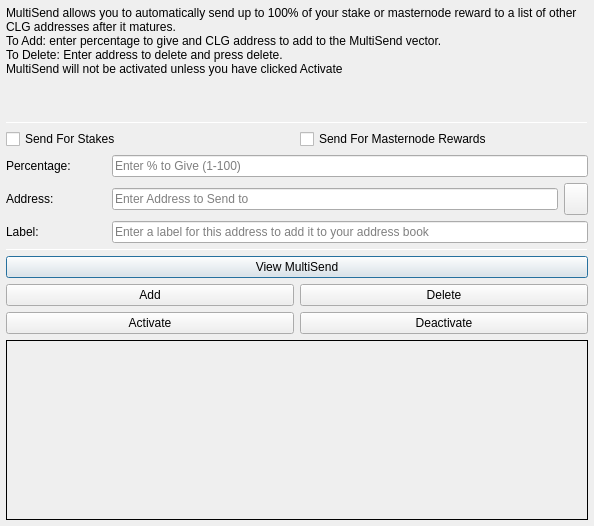
<?xml version="1.0" encoding="UTF-8"?>
<ui version="4.0">
 <class>MultiSendDialog</class>
 <widget class="QDialog" name="MultiSendDialog">
  <property name="windowModality">
   <enum>Qt::NonModal</enum>
  </property>
  <property name="geometry">
   <rect>
    <x>0</x>
    <y>0</y>
    <width>594</width>
    <height>526</height>
   </rect>
  </property>
  <property name="windowTitle">
   <string>MultiSend</string>
  </property>
  <layout class="QVBoxLayout" name="verticalLayout" stretch="0">
   <property name="leftMargin">
    <number>6</number>
   </property>
   <property name="topMargin">
    <number>6</number>
   </property>
   <property name="rightMargin">
    <number>6</number>
   </property>
   <property name="bottomMargin">
    <number>6</number>
   </property>
   <item>
    <layout class="QVBoxLayout" name="verticalLayout_Main" stretch="1,1,1,0,1,1,1">
     <item>
      <widget class="QLabel" name="label_2">
       <property name="lineWidth">
        <number>1</number>
       </property>
       <property name="text">
        <string>MultiSend allows you to automatically send up to 100% of your stake or masternode reward to a list of other CLG addresses after it matures.
To Add: enter percentage to give and CLG address to add to the MultiSend vector.
To Delete: Enter address to delete and press delete.
MultiSend will not be activated unless you have clicked Activate</string>
       </property>
       <property name="alignment">
        <set>Qt::AlignLeading|Qt::AlignLeft|Qt::AlignTop</set>
       </property>
       <property name="wordWrap">
        <bool>true</bool>
       </property>
      </widget>
     </item>
     <item>
      <widget class="Line" name="line">
       <property name="minimumSize">
        <size>
         <width>0</width>
         <height>1</height>
        </size>
       </property>
       <property name="maximumSize">
        <size>
         <width>16777215</width>
         <height>1</height>
        </size>
       </property>
       <property name="orientation">
        <enum>Qt::Horizontal</enum>
       </property>
      </widget>
     </item>
     <item>
      <layout class="QVBoxLayout" name="verticalLayout_Settings">
       <item>
        <layout class="QHBoxLayout" name="horizontalLayout">
         <item>
          <widget class="QCheckBox" name="multiSendStakeCheckBox">
           <property name="text">
            <string>Send For Stakes</string>
           </property>
          </widget>
         </item>
         <item>
          <widget class="QCheckBox" name="multiSendMasternodeCheckBox">
           <property name="text">
            <string>Send For Masternode Rewards</string>
           </property>
          </widget>
         </item>
        </layout>
       </item>
       <item>
        <layout class="QHBoxLayout" name="horizontalLayout_6">
         <item>
          <widget class="QLabel" name="label">
           <property name="minimumSize">
            <size>
             <width>100</width>
             <height>0</height>
            </size>
           </property>
           <property name="toolTip">
            <string>Percentage of stake to send</string>
           </property>
           <property name="text">
            <string>Percentage:</string>
           </property>
          </widget>
         </item>
         <item>
          <widget class="QLineEdit" name="multiSendPercentEdit">
           <property name="toolTip">
            <string>Enter whole numbers 1 - 100</string>
           </property>
           <property name="placeholderText">
            <string>Enter % to Give (1-100)</string>
           </property>
          </widget>
         </item>
        </layout>
       </item>
       <item>
        <layout class="QHBoxLayout" name="horizontalLayout_7">
         <item>
          <widget class="QLabel" name="label_5">
           <property name="minimumSize">
            <size>
             <width>100</width>
             <height>0</height>
            </size>
           </property>
           <property name="toolTip">
            <string>Address to send portion of stake to</string>
           </property>
           <property name="text">
            <string>Address:</string>
           </property>
          </widget>
         </item>
         <item>
          <widget class="QLineEdit" name="multiSendAddressEdit">
           <property name="toolTip">
            <string/>
           </property>
           <property name="placeholderText">
            <string>Enter Address to Send to</string>
           </property>
          </widget>
         </item>
         <item>
          <widget class="QToolButton" name="addressBookButton">
           <property name="maximumSize">
            <size>
             <width>16777215</width>
             <height>32</height>
            </size>
           </property>
           <property name="toolTip">
            <string>Choose an address from the address book</string>
           </property>
           <property name="text">
            <string/>
           </property>
           <property name="icon">
            <iconset resource="../collegicoin.qrc">
             <normaloff>:/icons/address-book</normaloff>:/icons/address-book</iconset>
           </property>
           <property name="shortcut">
            <string>Alt+A</string>
           </property>
          </widget>
         </item>
        </layout>
       </item>
      </layout>
     </item>
     <item>
      <layout class="QHBoxLayout" name="horizontalLayout_3">
       <item>
        <widget class="QLabel" name="label_3">
         <property name="minimumSize">
          <size>
           <width>100</width>
           <height>0</height>
          </size>
         </property>
         <property name="text">
          <string>Label:</string>
         </property>
        </widget>
       </item>
       <item>
        <widget class="QLineEdit" name="labelAddressLabelEdit">
         <property name="placeholderText">
          <string>Enter a label for this address to add it to your address book</string>
         </property>
        </widget>
       </item>
      </layout>
     </item>
     <item>
      <widget class="Line" name="line_2">
       <property name="minimumSize">
        <size>
         <width>0</width>
         <height>1</height>
        </size>
       </property>
       <property name="maximumSize">
        <size>
         <width>16777215</width>
         <height>1</height>
        </size>
       </property>
       <property name="orientation">
        <enum>Qt::Horizontal</enum>
       </property>
      </widget>
     </item>
     <item>
      <layout class="QVBoxLayout" name="verticalLayout_Buttons">
       <item>
        <layout class="QHBoxLayout" name="horizontalLayout_4">
         <item>
          <widget class="QPushButton" name="viewButton">
           <property name="toolTip">
            <string/>
           </property>
           <property name="statusTip">
            <string>View MultiSend Vector</string>
           </property>
           <property name="text">
            <string>View MultiSend</string>
           </property>
          </widget>
         </item>
        </layout>
       </item>
       <item>
        <layout class="QHBoxLayout" name="horizontalLayout_2">
         <item>
          <widget class="QPushButton" name="addButton">
           <property name="toolTip">
            <string/>
           </property>
           <property name="statusTip">
            <string>Add to MultiSend Vector</string>
           </property>
           <property name="text">
            <string>Add</string>
           </property>
          </widget>
         </item>
         <item>
          <widget class="QPushButton" name="deleteButton">
           <property name="toolTip">
            <string/>
           </property>
           <property name="statusTip">
            <string>Delete Address From MultiSend Vector</string>
           </property>
           <property name="text">
            <string>Delete</string>
           </property>
          </widget>
         </item>
        </layout>
       </item>
       <item>
        <layout class="QHBoxLayout" name="horizontalLayout_5">
         <item>
          <widget class="QPushButton" name="activateButton">
           <property name="statusTip">
            <string>Activate MultiSend</string>
           </property>
           <property name="text">
            <string>Activate</string>
           </property>
          </widget>
         </item>
         <item>
          <widget class="QPushButton" name="disableButton">
           <property name="statusTip">
            <string>Deactivate MultiSend</string>
           </property>
           <property name="text">
            <string>Deactivate</string>
           </property>
          </widget>
         </item>
        </layout>
       </item>
      </layout>
     </item>
     <item>
      <widget class="QLabel" name="message">
       <property name="minimumSize">
        <size>
         <width>0</width>
         <height>180</height>
        </size>
       </property>
       <property name="frameShape">
        <enum>QFrame::Panel</enum>
       </property>
       <property name="frameShadow">
        <enum>QFrame::Plain</enum>
       </property>
       <property name="lineWidth">
        <number>1</number>
       </property>
       <property name="midLineWidth">
        <number>1</number>
       </property>
       <property name="text">
        <string/>
       </property>
       <property name="alignment">
        <set>Qt::AlignLeading|Qt::AlignLeft|Qt::AlignTop</set>
       </property>
       <property name="wordWrap">
        <bool>true</bool>
       </property>
      </widget>
     </item>
    </layout>
   </item>
  </layout>
 </widget>
 <resources>
  <include location="../collegicoin.qrc"/>
 </resources>
 <connections/>
</ui>
